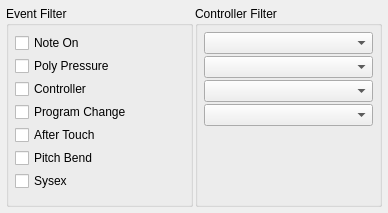
<ui version="4.0" >
 <author></author>
 <comment></comment>
 <exportmacro></exportmacro>
 <class>FilterBase</class>
 <widget class="QDialog" name="FilterBase" >
  <property name="geometry" >
   <rect>
    <x>0</x>
    <y>0</y>
    <width>388</width>
    <height>213</height>
   </rect>
  </property>
  <property name="sizePolicy" >
   <sizepolicy>
    <hsizetype>3</hsizetype>
    <vsizetype>5</vsizetype>
    <horstretch>0</horstretch>
    <verstretch>0</verstretch>
   </sizepolicy>
  </property>
  <property name="windowTitle" >
   <string>MusE:  Midi Input Filter</string>
  </property>
  <layout class="QHBoxLayout" >
   <property name="margin" >
    <number>6</number>
   </property>
   <property name="spacing" >
    <number>2</number>
   </property>
   <item>
    <widget class="QGroupBox" name="GroupBoxx" >
     <property name="sizePolicy" >
      <sizepolicy>
       <hsizetype>5</hsizetype>
       <vsizetype>5</vsizetype>
       <horstretch>0</horstretch>
       <verstretch>0</verstretch>
      </sizepolicy>
     </property>
     <property name="title" >
      <string>Event Filter</string>
     </property>
     <layout class="QVBoxLayout" >
      <property name="margin" >
       <number>6</number>
      </property>
      <property name="spacing" >
       <number>2</number>
      </property>
      <item>
       <widget class="QCheckBox" name="rf1" >
        <property name="sizePolicy" >
         <sizepolicy>
          <hsizetype>5</hsizetype>
          <vsizetype>0</vsizetype>
          <horstretch>0</horstretch>
          <verstretch>0</verstretch>
         </sizepolicy>
        </property>
        <property name="text" >
         <string>Note On</string>
        </property>
       </widget>
      </item>
      <item>
       <widget class="QCheckBox" name="rf2" >
        <property name="sizePolicy" >
         <sizepolicy>
          <hsizetype>5</hsizetype>
          <vsizetype>0</vsizetype>
          <horstretch>0</horstretch>
          <verstretch>0</verstretch>
         </sizepolicy>
        </property>
        <property name="text" >
         <string>Poly Pressure</string>
        </property>
       </widget>
      </item>
      <item>
       <widget class="QCheckBox" name="rf3" >
        <property name="sizePolicy" >
         <sizepolicy>
          <hsizetype>5</hsizetype>
          <vsizetype>0</vsizetype>
          <horstretch>0</horstretch>
          <verstretch>0</verstretch>
         </sizepolicy>
        </property>
        <property name="text" >
         <string>Controller</string>
        </property>
       </widget>
      </item>
      <item>
       <widget class="QCheckBox" name="rf4" >
        <property name="sizePolicy" >
         <sizepolicy>
          <hsizetype>1</hsizetype>
          <vsizetype>0</vsizetype>
          <horstretch>0</horstretch>
          <verstretch>0</verstretch>
         </sizepolicy>
        </property>
        <property name="text" >
         <string>Program Change</string>
        </property>
       </widget>
      </item>
      <item>
       <widget class="QCheckBox" name="rf5" >
        <property name="sizePolicy" >
         <sizepolicy>
          <hsizetype>5</hsizetype>
          <vsizetype>0</vsizetype>
          <horstretch>0</horstretch>
          <verstretch>0</verstretch>
         </sizepolicy>
        </property>
        <property name="text" >
         <string>After Touch</string>
        </property>
       </widget>
      </item>
      <item>
       <widget class="QCheckBox" name="rf6" >
        <property name="sizePolicy" >
         <sizepolicy>
          <hsizetype>5</hsizetype>
          <vsizetype>0</vsizetype>
          <horstretch>0</horstretch>
          <verstretch>0</verstretch>
         </sizepolicy>
        </property>
        <property name="text" >
         <string>Pitch Bend</string>
        </property>
       </widget>
      </item>
      <item>
       <widget class="QCheckBox" name="rf7" >
        <property name="sizePolicy" >
         <sizepolicy>
          <hsizetype>5</hsizetype>
          <vsizetype>0</vsizetype>
          <horstretch>0</horstretch>
          <verstretch>0</verstretch>
         </sizepolicy>
        </property>
        <property name="text" >
         <string>Sysex</string>
        </property>
       </widget>
      </item>
     </layout>
    </widget>
   </item>
   <item>
    <widget class="QGroupBox" name="GroupBox4" >
     <property name="sizePolicy" >
      <sizepolicy>
       <hsizetype>5</hsizetype>
       <vsizetype>5</vsizetype>
       <horstretch>0</horstretch>
       <verstretch>0</verstretch>
      </sizepolicy>
     </property>
     <property name="title" >
      <string>Controller Filter</string>
     </property>
     <layout class="QVBoxLayout" >
      <property name="margin" >
       <number>6</number>
      </property>
      <property name="spacing" >
       <number>2</number>
      </property>
      <item>
       <widget class="CtrlComboBox" name="cb1" >
        <property name="sizePolicy" >
         <sizepolicy>
          <hsizetype>5</hsizetype>
          <vsizetype>0</vsizetype>
          <horstretch>0</horstretch>
          <verstretch>0</verstretch>
         </sizepolicy>
        </property>
       </widget>
      </item>
      <item>
       <widget class="CtrlComboBox" name="cb2" >
        <property name="sizePolicy" >
         <sizepolicy>
          <hsizetype>5</hsizetype>
          <vsizetype>0</vsizetype>
          <horstretch>0</horstretch>
          <verstretch>0</verstretch>
         </sizepolicy>
        </property>
       </widget>
      </item>
      <item>
       <widget class="CtrlComboBox" name="cb3" >
        <property name="sizePolicy" >
         <sizepolicy>
          <hsizetype>5</hsizetype>
          <vsizetype>0</vsizetype>
          <horstretch>0</horstretch>
          <verstretch>0</verstretch>
         </sizepolicy>
        </property>
       </widget>
      </item>
      <item>
       <widget class="CtrlComboBox" name="cb4" >
        <property name="sizePolicy" >
         <sizepolicy>
          <hsizetype>5</hsizetype>
          <vsizetype>5</vsizetype>
          <horstretch>0</horstretch>
          <verstretch>0</verstretch>
         </sizepolicy>
        </property>
       </widget>
      </item>
      <item>
       <spacer>
        <property name="orientation" >
         <enum>Qt::Vertical</enum>
        </property>
        <property name="sizeHint" >
         <size>
          <width>20</width>
          <height>40</height>
         </size>
        </property>
       </spacer>
      </item>
     </layout>
    </widget>
   </item>
  </layout>
 </widget>
 <layoutdefault spacing="6" margin="11" />
 <pixmapfunction></pixmapfunction>
 <customwidgets>
  <customwidget>
   <class>CtrlComboBox</class>
   <extends>QComboBox</extends>
   <header>ctrlcombo.h</header>
   <container>0</container>
   <pixmap></pixmap>
  </customwidget>
 </customwidgets>
 <tabstops>
  <tabstop>rf1</tabstop>
  <tabstop>rf2</tabstop>
  <tabstop>rf3</tabstop>
  <tabstop>rf4</tabstop>
  <tabstop>rf5</tabstop>
  <tabstop>rf6</tabstop>
  <tabstop>rf7</tabstop>
 </tabstops>
 <resources/>
 <connections/>
</ui>
